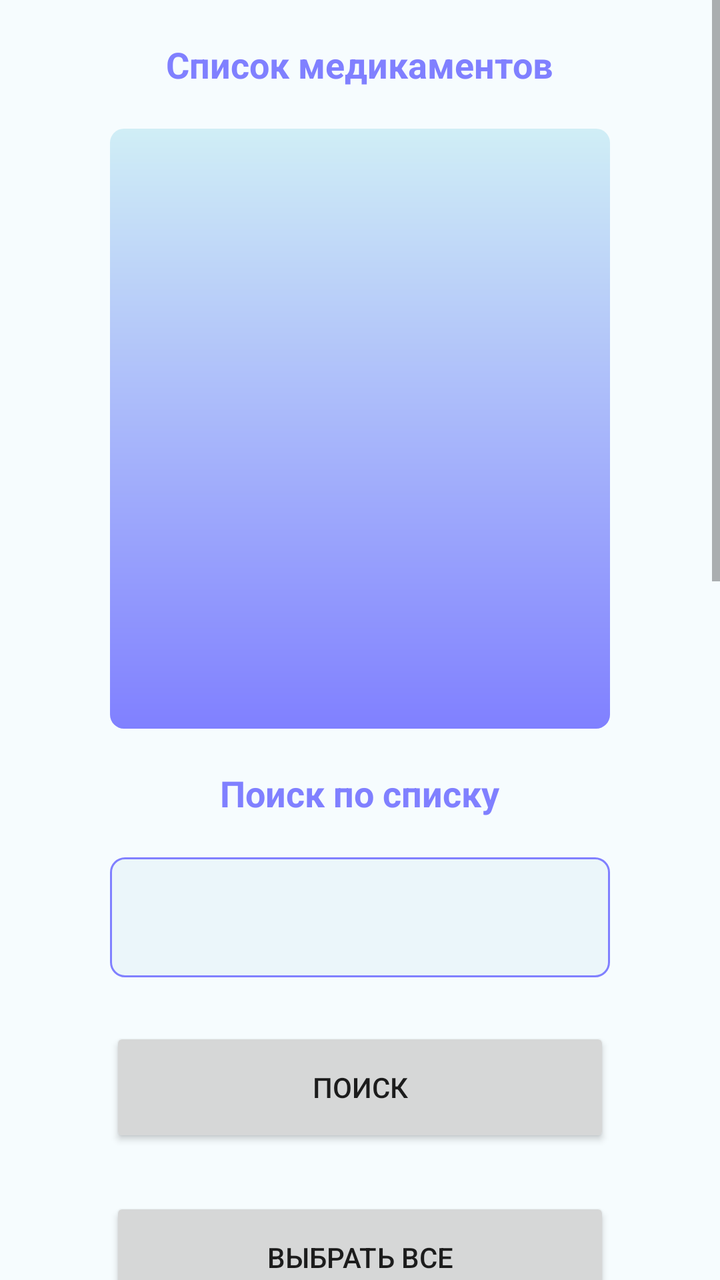
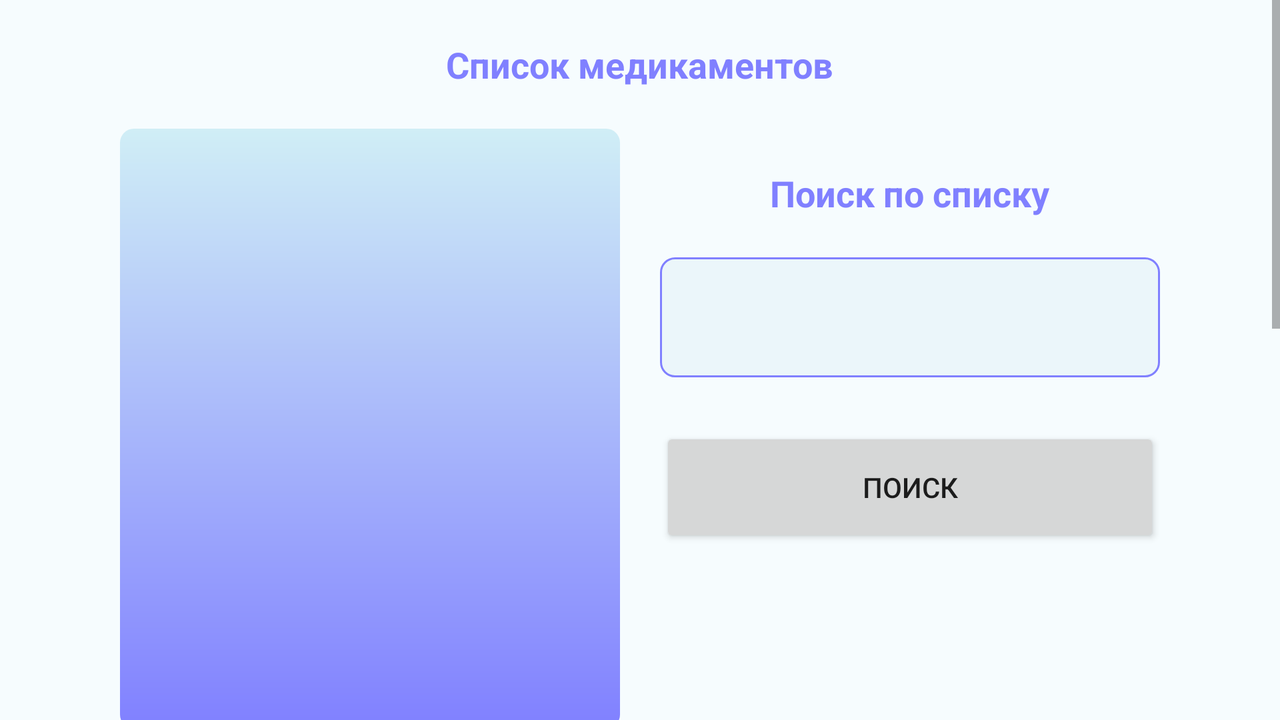

One screen, two layout resources from the same app: the default and the author's alternative for another configuration. Each is rendered where Android would select it; the XML of both is given below.
<!-- AndroidManifest.xml: application theme Theme.MyApplication -->
<!-- res/layout/activity_main.xml -->
<?xml version="1.0" encoding="utf-8"?>
<androidx.constraintlayout.widget.ConstraintLayout xmlns:android="http://schemas.android.com/apk/res/android"
    xmlns:app="http://schemas.android.com/apk/res-auto"
    xmlns:tools="http://schemas.android.com/tools"
    android:layout_width="match_parent"
    android:layout_height="match_parent"
    android:background="#F6FCFE"
    android:orientation="vertical"
    tools:context=".MainActivity">


    <ScrollView
        android:layout_width="match_parent"
        android:layout_height="match_parent"
        tools:layout_editor_absoluteX="0dp"
        tools:layout_editor_absoluteY="0dp">

        <LinearLayout
            android:layout_width="match_parent"
            android:layout_height="match_parent"
            android:gravity="center"
            android:orientation="vertical"
            app:layout_constraintBottom_toBottomOf="parent"
            app:layout_constraintEnd_toEndOf="parent"
            app:layout_constraintStart_toStartOf="parent"
            app:layout_constraintTop_toTopOf="parent">

            <TextView
                android:id="@+id/editText"
                android:layout_width="wrap_content"
                android:layout_height="wrap_content"
                android:layout_marginTop="20dp"
                android:layout_marginBottom="20dp"
                android:text="Список медикаментов"
                android:textColor="#8080FF"
                android:textSize="54px"
                android:textStyle="bold"
                app:layout_constraintBottom_toBottomOf="parent"
                app:layout_constraintEnd_toEndOf="parent"
                app:layout_constraintHorizontal_bias="0.107"
                app:layout_constraintStart_toStartOf="parent"
                app:layout_constraintTop_toTopOf="parent"
                app:layout_constraintVertical_bias="0.035" />

            <ListView
                android:id="@+id/medicalSuppliesList"
                android:layout_width="250dp"
                android:layout_height="300dp"
                android:background="@drawable/customslist"
                android:choiceMode="multipleChoice"
                app:layout_constraintLeft_toLeftOf="parent"
                app:layout_constraintRight_toRightOf="parent"
                app:layout_constraintTop_toBottomOf="@+id/editText" />
            <TextView
                android:id="@+id/nameMedicalSuppliesTitlefil"
                android:layout_width="wrap_content"
                android:layout_height="wrap_content"
                android:layout_marginTop="20dp"
                android:layout_marginBottom="20dp"
                android:gravity="center"
                android:text="Поиск по списку"
                android:textColor="#8080FF"
                android:textSize="54px"
                android:layout_gravity="center"
                android:textStyle="bold"
                app:layout_constraintLeft_toLeftOf="parent"
                app:layout_constraintRight_toRightOf="parent"
                app:layout_constraintTop_toBottomOf="parent" />

            <EditText
                android:id="@+id/nameMedicalSupplies_filtr"
                android:layout_width="250dp"
                android:layout_height="60dp"
                android:background="@drawable/customtextbox"
                android:gravity="center"
                android:textColor="#8080FF"
                android:layout_gravity="center"
                android:textSize="54px"
                android:textStyle="bold"
                app:layout_constraintHorizontal_weight="4"
                app:layout_constraintLeft_toLeftOf="parent"
                app:layout_constraintRight_toRightOf="parent"
                tools:ignore="SpeakableTextPresentCheck" />

            <Button
                android:id="@+id/filtr"
                android:layout_width="250dp"
                android:layout_height="60dp"
                android:layout_marginTop="25dp"
                android:text="Поиск"
                android:layout_gravity="center"
                app:layout_constraintLeft_toLeftOf="parent"
                app:layout_constraintRight_toRightOf="parent"/>


            <Button
                android:id="@+id/buttonSelectAll"
                android:layout_width="250dp"
                android:layout_height="60dp"
                android:layout_marginTop="25dp"
                android:text="Выбрать все"
                app:layout_constraintLeft_toLeftOf="parent"
                app:layout_constraintRight_toRightOf="parent"
                app:layout_constraintTop_toBottomOf="@+id/addbutton" />

            <LinearLayout
                android:layout_width="wrap_content"
                android:layout_height="wrap_content">

                <Button
                    android:id="@+id/buttonCancel"
                    android:layout_width="113dp"
                    android:layout_height="60dp"
                    android:layout_marginTop="25dp"
                    android:layout_marginRight="25dp"
                    android:text="Сбросить"
                    android:textSize="6pt"
                    app:layout_constraintLeft_toLeftOf="parent"
                    app:layout_constraintTop_toBottomOf="@+id/buttonSelectAll" />

                <Button
                    android:id="@+id/buttonInput"
                    android:layout_width="113dp"
                    android:layout_height="60dp"
                    android:layout_marginTop="25dp"
                    android:text="Вывести"
                    android:textSize="6pt"
                    app:layout_constraintEnd_toEndOf="parent"
                    app:layout_constraintStart_toEndOf="@+id/buttonCancel"
                    app:layout_constraintTop_toBottomOf="@+id/buttonSelectAll" />
            </LinearLayout>

            <Button
                android:id="@+id/buttonAddfragment"
                android:layout_width="250dp"
                android:layout_height="60dp"
                android:layout_marginTop="25dp"
                android:text="Добавить"
                app:layout_constraintLeft_toLeftOf="parent"
                app:layout_constraintRight_toRightOf="parent" />
            <Button
                android:id="@+id/buttonDeletefragment"
                android:layout_width="250dp"
                android:layout_height="60dp"
                android:layout_marginTop="25dp"
                android:text="Удалить"
                app:layout_constraintLeft_toLeftOf="parent"
                app:layout_constraintRight_toRightOf="parent" />

            <Button
                android:id="@+id/buttonEditfragment"
                android:layout_width="250dp"
                android:layout_height="60dp"
                android:layout_marginTop="25dp"
                android:text="Редактировать"
                app:layout_constraintLeft_toLeftOf="parent"
                app:layout_constraintRight_toRightOf="parent" />

            <FrameLayout
                android:id="@+id/fragmentAdd"
                android:layout_width="match_parent"
                android:layout_height="410dp" />

        </LinearLayout>
    </ScrollView>


</androidx.constraintlayout.widget.ConstraintLayout>
<!-- resources referenced by this layout -->
<resources>
  <!-- drawable customslist (drawable) -->
  <?xml version="1.0" encoding="utf-8"?>
  <shape
      xmlns:android="http://schemas.android.com/apk/res/android" android:shape="rectangle">
  
      <gradient
          android:startColor="#D0EEF6"
          android:endColor="#8080FF"
          android:angle="270"/>
  
  
      <corners
          android:bottomRightRadius="7dp"
          android:bottomLeftRadius="7dp"
          android:topLeftRadius="7dp"
          android:topRightRadius="7dp" />
  </shape>
  <!-- drawable customtextbox (drawable) -->
  <?xml version="1.0" encoding="utf-8"?>
  <shape xmlns:android="http://schemas.android.com/apk/res/android" android:shape="rectangle">
      <solid
          android:color="#EBF6FA" />
      <stroke
          android:width="1dp"
          android:color="#8080FF"/>
      <corners
          android:bottomRightRadius="7dp"
          android:bottomLeftRadius="7dp"
          android:topLeftRadius="7dp"
          android:topRightRadius="7dp"/>
  </shape>
  <style name="Theme.MyApplication" parent="Theme.MaterialComponents.DayNight.DarkActionBar">
          
          <item name="colorPrimary">@color/main_color</item>
          <item name="colorPrimaryVariant">@color/main_color</item>
          <item name="colorOnPrimary">@color/white</item>
          
          <item name="colorSecondary">@color/teal_200</item>
          <item name="colorSecondaryVariant">@color/teal_700</item>
          <item name="colorOnSecondary">@color/black</item>
          
          <item name="android:statusBarColor">@color/main_color</item>
          
  
      </style>
  <color name="main_color">#8080FF</color>
  <color name="white">#FFFFFFFF</color>
  <color name="teal_200">#FF03DAC5</color>
  <color name="teal_700">#FF018786</color>
  <color name="black">#FF000000</color>
</resources>
<!-- res/layout-land/activity_main.xml (the author's variant of the layout above) -->
<!-- drawn on the phone turned sideways -->
<?xml version="1.0" encoding="utf-8"?>
<androidx.constraintlayout.widget.ConstraintLayout xmlns:android="http://schemas.android.com/apk/res/android"
    xmlns:app="http://schemas.android.com/apk/res-auto"
    xmlns:tools="http://schemas.android.com/tools"
    android:layout_width="match_parent"
    android:layout_height="match_parent"
    android:background="#F6FCFE"
    android:orientation="vertical"
    tools:context=".MainActivity">


    <ScrollView
        android:layout_width="match_parent"
        android:layout_height="match_parent">

        <LinearLayout
            android:layout_width="match_parent"
            android:layout_height="match_parent"
            android:orientation="vertical"
            app:layout_constraintBottom_toBottomOf="parent"
            app:layout_constraintEnd_toEndOf="parent"
            app:layout_constraintStart_toStartOf="parent"
            app:layout_constraintTop_toTopOf="parent"
            android:gravity="center">
                <TextView
                    android:id="@+id/editText"
                    android:layout_width="wrap_content"
                    android:layout_height="wrap_content"
                    android:gravity="center"
                    android:layout_marginTop="20dp"
                    android:layout_marginBottom="20dp"
                    android:text="Список медикаментов"
                    android:textColor="#8080FF"
                    android:textSize="54px"
                    android:textStyle="bold"
                    app:layout_constraintBottom_toBottomOf="parent"
                    app:layout_constraintEnd_toEndOf="parent"
                    app:layout_constraintHorizontal_bias="0.107"
                    app:layout_constraintStart_toStartOf="parent"
                    app:layout_constraintTop_toTopOf="parent"
                    app:layout_constraintVertical_bias="0.035" />
                <LinearLayout
                    android:layout_width="wrap_content"
                    android:layout_height="wrap_content">

                    <ListView
                        android:id="@+id/medicalSuppliesList"
                        android:layout_width="250dp"
                        android:layout_height="300dp"
                        android:background="@drawable/customslist"
                        android:choiceMode="multipleChoice"
                        app:layout_constraintLeft_toLeftOf="parent"
                        app:layout_constraintRight_toRightOf="parent"
                        app:layout_constraintTop_toBottomOf="@+id/editText" />
                    <LinearLayout
                        android:layout_width="wrap_content"
                        android:layout_height="wrap_content"
                        android:orientation="vertical"
                        android:gravity="center"
                        android:layout_marginLeft="20dp">
                        <TextView
                            android:id="@+id/nameMedicalSuppliesTitlefil"
                            android:layout_width="wrap_content"
                            android:layout_height="wrap_content"
                            android:layout_marginTop="20dp"
                            android:layout_marginBottom="20dp"
                            android:gravity="center"
                            android:text="Поиск по списку"
                            android:textColor="#8080FF"
                            android:textSize="54px"
                            android:layout_gravity="center"
                            android:textStyle="bold"
                            app:layout_constraintLeft_toLeftOf="parent"
                            app:layout_constraintRight_toRightOf="parent"
                            app:layout_constraintTop_toBottomOf="parent" />

                        <EditText
                            android:id="@+id/nameMedicalSupplies_filtr"
                            android:layout_width="250dp"
                            android:layout_height="60dp"
                            android:background="@drawable/customtextbox"
                            android:gravity="center"
                            android:textColor="#8080FF"
                            android:layout_gravity="center"
                            android:textSize="54px"
                            android:textStyle="bold"
                            app:layout_constraintHorizontal_weight="4"
                            app:layout_constraintLeft_toLeftOf="parent"
                            app:layout_constraintRight_toRightOf="parent"
                            tools:ignore="SpeakableTextPresentCheck" />
                        <Button
                            android:id="@+id/filtr"
                            android:layout_width="250dp"
                            android:layout_height="60dp"
                            android:layout_marginTop="25dp"
                            android:text="Поиск"
                            android:layout_gravity="center"
                            app:layout_constraintLeft_toLeftOf="parent"
                            app:layout_constraintRight_toRightOf="parent"/>
                    </LinearLayout>
                </LinearLayout>
            <LinearLayout
                android:layout_width="wrap_content"
                android:layout_height="wrap_content">
                <LinearLayout
                    android:layout_width="wrap_content"
                    android:layout_height="wrap_content"
                    android:orientation="vertical">
                    <Button
                        android:id="@+id/buttonSelectAll"
                        android:layout_width="250dp"
                        android:layout_height="60dp"
                        android:layout_marginTop="25dp"
                        android:text="Выбрать все"
                        app:layout_constraintLeft_toLeftOf="parent"
                        app:layout_constraintRight_toRightOf="parent"
                        app:layout_constraintTop_toBottomOf="@+id/addbutton" />

                    <LinearLayout
                        android:layout_width="wrap_content"
                        android:layout_height="wrap_content">

                        <Button
                            android:id="@+id/buttonCancel"
                            android:layout_width="113dp"
                            android:layout_height="60dp"
                            android:layout_marginTop="25dp"
                            android:layout_marginRight="25dp"
                            android:text="Сбросить"
                            android:textSize="6pt"
                            app:layout_constraintLeft_toLeftOf="parent"
                            app:layout_constraintTop_toBottomOf="@+id/buttonSelectAll" />

                        <Button
                            android:id="@+id/buttonInput"
                            android:layout_width="113dp"
                            android:layout_height="60dp"
                            android:layout_marginTop="25dp"
                            android:text="Вывести"
                            android:textSize="6pt"
                            app:layout_constraintEnd_toEndOf="parent"
                            app:layout_constraintStart_toEndOf="@+id/buttonCancel"
                            app:layout_constraintTop_toBottomOf="@+id/buttonSelectAll" />
                    </LinearLayout>

                    <Button
                        android:id="@+id/buttonAddfragment"
                        android:layout_width="250dp"
                        android:layout_height="60dp"
                        android:layout_marginTop="25dp"
                        android:text="Добавить"
                        app:layout_constraintLeft_toLeftOf="parent"
                        app:layout_constraintRight_toRightOf="parent" />
                    <Button
                        android:id="@+id/buttonDeletefragment"
                        android:layout_width="250dp"
                        android:layout_height="60dp"
                        android:layout_marginTop="25dp"
                        android:text="Удалить"
                        app:layout_constraintLeft_toLeftOf="parent"
                        app:layout_constraintRight_toRightOf="parent" />

                    <Button
                        android:id="@+id/buttonEditfragment"
                        android:layout_width="250dp"
                        android:layout_height="60dp"
                        android:layout_marginTop="25dp"
                        android:text="Редактировать"
                        app:layout_constraintLeft_toLeftOf="parent"
                        app:layout_constraintRight_toRightOf="parent" />
                </LinearLayout>

                <LinearLayout
                    android:layout_width="298dp"
                    android:layout_height="wrap_content">

                    <FrameLayout
                        android:id="@+id/fragmentAdd"
                        android:layout_width="match_parent"
                        android:layout_height="410dp" />
                </LinearLayout>
            </LinearLayout>
        </LinearLayout>
    </ScrollView>

</androidx.constraintlayout.widget.ConstraintLayout>
